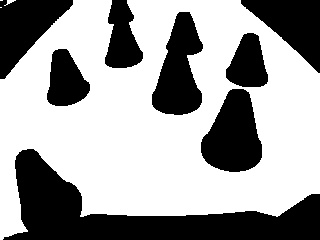
#> input picture img/hsv_img/31.jpg, 320 x 240 px, found by its file name
$ python dimond.py
#> lines starting #> are read from the running program, lines starting #| are printed output that depends on the picture
#coding=utf-8
import cv2

image = cv2.imread("C:/Users/Lenovo/Desktop/code/Object-Tracking/img/hsv_img/31.jpg", 0)
#> image is the input picture: shape (240, 320); min 0, max 255, mean 158.7
origin = cv2.imread("C:/Users/Lenovo/Desktop/code/Object-Tracking/img/hsv_img/31.jpg")
#构造5×5的结构元素，分别为十字形、菱形、方形和X型
cross = cv2.getStructuringElement(cv2.MORPH_CROSS,(5, 5))
#菱形结构元素的定义稍麻烦一些
diamond = cv2.getStructuringElement(cv2.MORPH_RECT,(5, 5))
diamond[0, 0] = 0
diamond[0, 1] = 0
diamond[1, 0] = 0
diamond[4, 4] = 0
diamond[4, 3] = 0
diamond[3, 4] = 0
diamond[4, 0] = 0
diamond[4, 1] = 0
diamond[3, 0] = 0
diamond[0, 3] = 0
diamond[0, 4] = 0
diamond[1, 4] = 0
square = cv2.getStructuringElement(cv2.MORPH_RECT,(5, 5))
x = cv2.getStructuringElement(cv2.MORPH_CROSS,(5, 5))
#使用cross膨胀图像
result1 = cv2.dilate(image,cross)
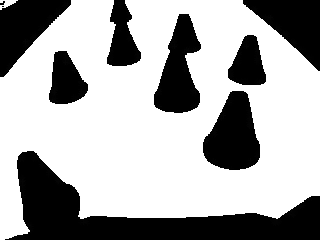
#> result1: shape (240, 320); min 0, max 255, mean 169.1
#使用菱形腐蚀图像
result1 = cv2.erode(result1, diamond)

#使用X膨胀原图像
result2 = cv2.dilate(image, x)
#使用方形腐蚀图像
result2 = cv2.erode(result2,square)

#result = result1.copy()
#将两幅闭运算的图像相减获得角
result = cv2.absdiff(result2, result1)
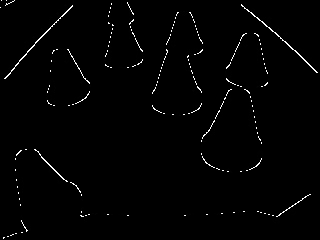
#> result: shape (240, 320); min 0, max 255, mean 3.6
#使用阈值获得二值图
retval, result = cv2.threshold(result, 40, 255, cv2.THRESH_BINARY)
#> result: shape (240, 320); 1.4% white in thin lines or dots

#在原图上用半径为5的圆圈将点标出。
for j in range(result.size):
	y = j / result.shape[0]
	x = j % result.shape[0]

	# if result[x, y] == 255:
		# cv2.circle(image, (y, x), 5, (255,0,0))
        # pass

cv2.imshow("Result", image)
cv2.waitKey(0)
cv2.destroyAllWindows()

$ run again, with img/hsv_img/0.jpg copied over img/hsv_img/31.jpg
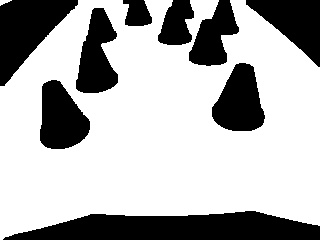
#> input picture img/hsv_img/0.jpg, 320 x 240 px, found by its file name
#> image is the input picture: shape (240, 320); min 0, max 255, mean 176.4
#> `result1 = cv2.dilate(image,cross)`:
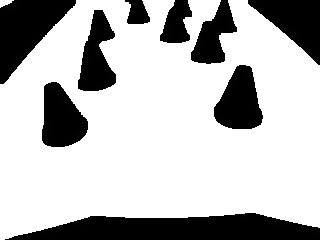
#> result1: shape (240, 320); min 0, max 255, mean 186
#> `result = cv2.absdiff(result2, result1)`:
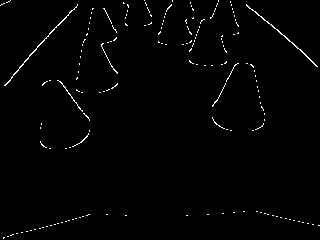
#> result: shape (240, 320); min 0, max 255, mean 3.2
